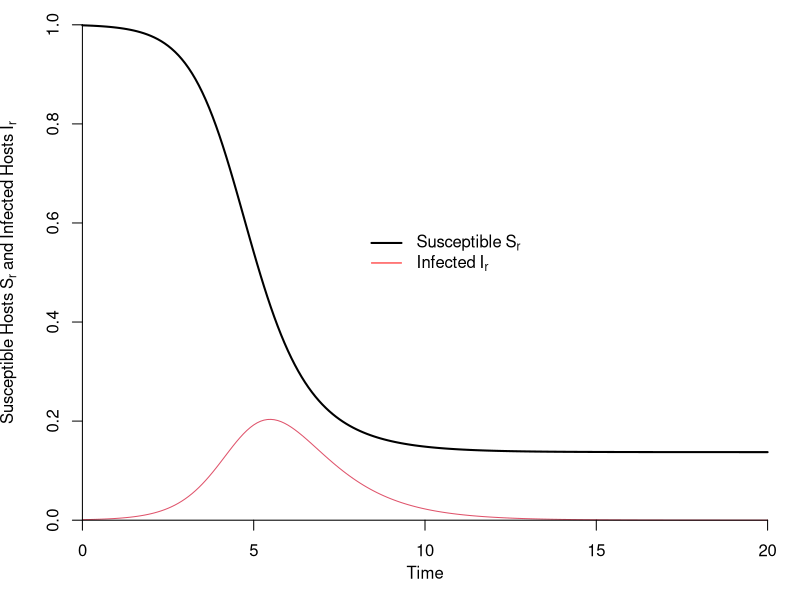

R code for this plot:
require(deSolve);

pdf("SIROneStrain.pdf", height = 4, width = 4)


SIR<-function(t,y,p){
	S = y[1];
	I = y[2];
	with(as.list(p),{
		dS.dt = -R0*S*I;
		dI.dt = R0*S*I - I;
		return(list(c(dS.dt,dI.dt)));
	})
}

par(mfrow=c(1,1));
#par=(mai=c(0.1,0.1,0.1,0.1))

par(mai=c(0.6,0.55,0.05,0.05))

R0 = 2.3;

p2 = list(R0=R0);

#t2 = c(1,5,10,20); #stupid
timeHi = 20;
t2 = seq(from=0,to=timeHi,by=0.1);

I0 = 0.001;
S0 = 1.0 - I0; 
N0 = c(S0,I0);
out = ode(y=N0,times=t2,func=SIR,parms=p2);

plot(out[,1],out[,2],type="l",xlab="Time",ylab="S and I",ylim=c(0,1),lwd=2,col=1,xlim=c(0,timeHi),axes=FALSE);
lines(out[,1],out[,3],col=2);
lgndLbl = c();
lgndLbl[1] = expression(Susceptible~S[r]);
lgndLbl[2] = expression(Infected~I[r]);
legend(x=8,y=0.6,legend=c(lgndLbl[1],lgndLbl[2]),bty="n",lwd = c(2,1),col=c("BLACK","RED"));

axis(1,pretty(range(out[,1]),5),pos=0.0);
mtext(side=1,text="Time",padj=1.75);
axis(2,pretty(range(out[,2]),5),pos=0);
y <- expression(Susceptible~Hosts~S[r]~and~Infected~Hosts~I[r])
mtext(side=2,text=y,padj=-2.0);

dev.off()






		
